Frame 1 (no input): blank canvas, image omitted
Frame 60 (the mouse pressed at the canvas centre just before this capture): blank canvas, image omitted
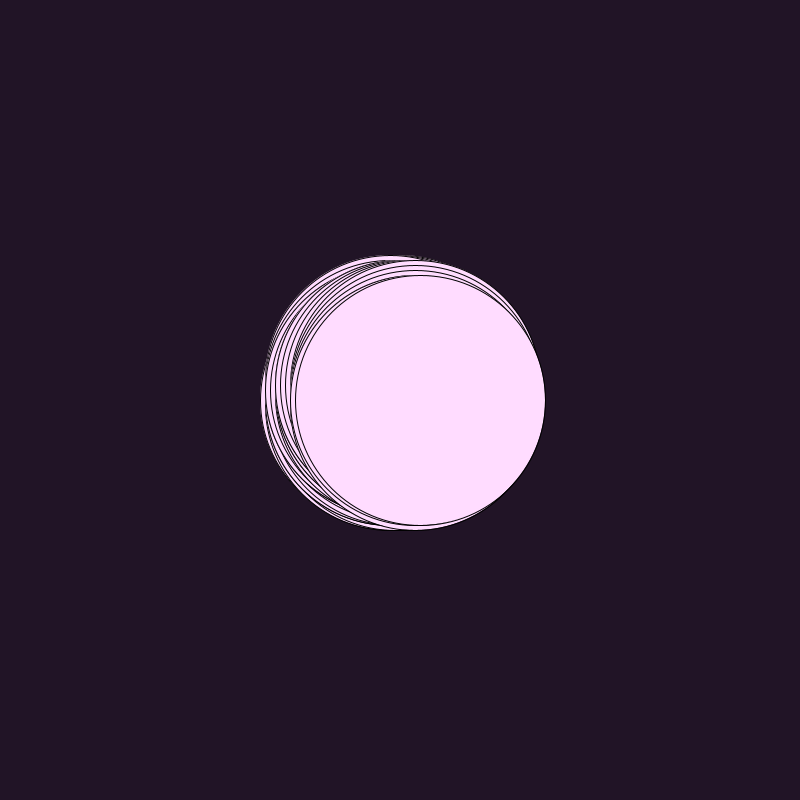
Frame 120 (the mouse held since frame 60 and released just before this capture)

The Processing sketch whose frames 1 and 60 were blank and that drew this single picture after the mouse press (run headless with seeded random() and noise(); from frame 60 on, the mouse is pressed at the canvas centre):

// Processing sketch: processing_153213
// ── processing_153213.pde

class walker{
int x;
int y;

walker(){
x=width/2;
y=height/2;
}

void display(){
ellipse(x,y,mouseX-150,mouseY-150);
}

void step(){
int askel=int(random(4));
if (askel==0){
x=x+5;}
else if (askel==1){
x=x-5;}
else if (askel==2){
y=y+5;}
else {
y=y-5;}
}
}
walker w;

void setup(){
size(800,800);
w=new walker();
background(33,20,38);
//noStroke();
}

void draw(){
if (mousePressed){
float vari_muuttaja = map(mouseX, 0, width, 0, height);
fill(vari_muuttaja-30,vari_muuttaja-180,vari_muuttaja);
w.step();
w.display();
}
}
